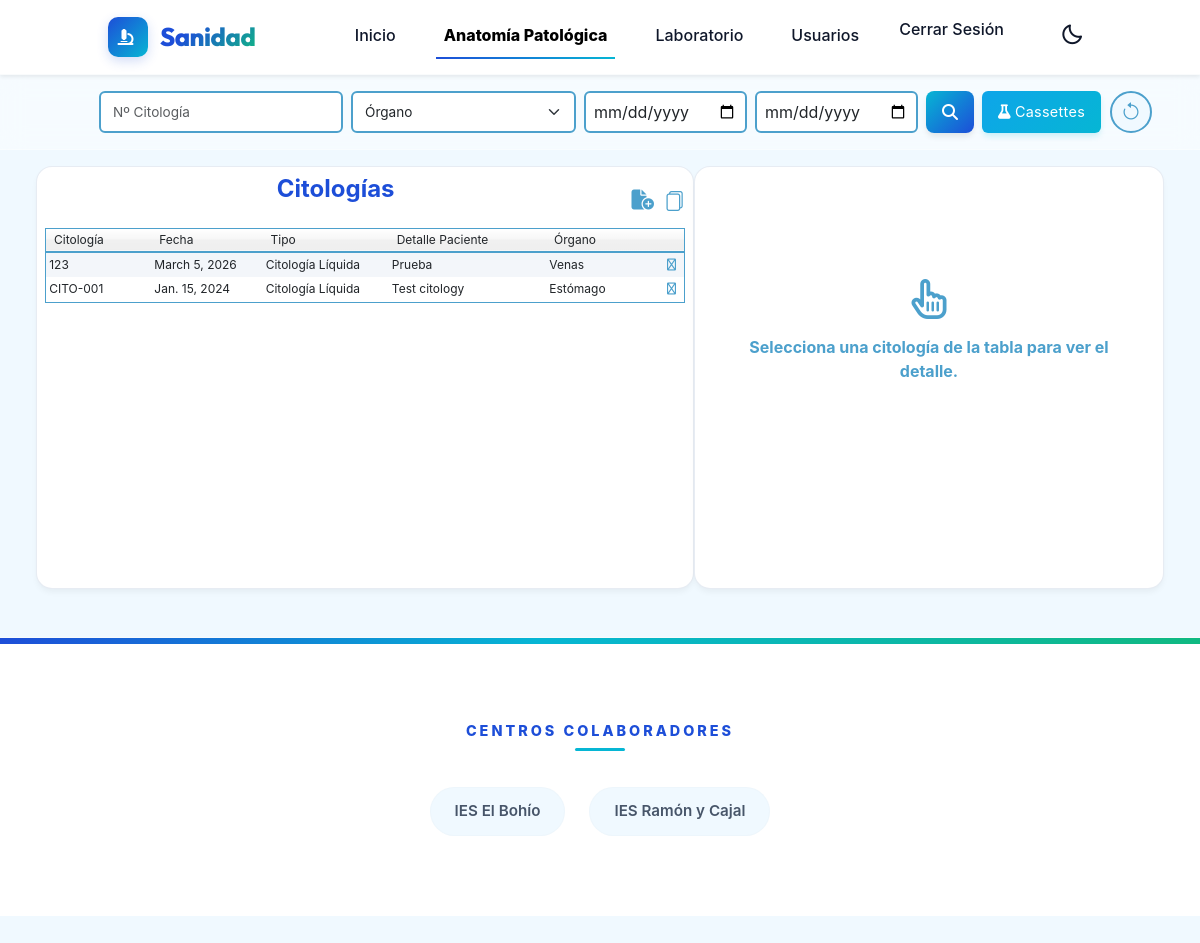
Screenshot of /citologias/ (signed in) with the database file from the repository.
### api/models.py (models this page shows)
class Citologia(models.Model):
    id_citologia = models.AutoField(primary_key=True, db_column='id')
    citologia = models.CharField(max_length=50)
    tipo_citologia = models.CharField(max_length=255)
    fecha = models.DateField()
    descripcion = models.CharField(max_length=255)
    caracteristicas = models.TextField()
    observaciones = models.TextField(null=True, blank=True)
    qr_citologia = models.CharField(max_length=255, unique=True)
    qr_imagen = models.CharField(max_length=100, null=True, blank=True)
    organo = models.CharField(max_length=255)
    tecnico = models.ForeignKey(Tecnico, on_delete=models.SET_NULL, null=True, blank=True, db_column='tecnico_id')
    class Meta:
        db_table = 'citologias'

### web/views.py (the view, shortened to what this page needs)
# urls.py: path('citologias/',                                             views.citologia_list,            name='citologias'),
@never_cache
@login_required
def citologia_list(request):
    qs = Citologia.objects.select_related('tecnico').order_by('-fecha')
    organo = request.GET.get('organo', '').strip()
    numero = request.GET.get('numero', '').strip()
    inicio = request.GET.get('inicio', '').strip()
    fin    = request.GET.get('fin', '').strip()
    sel_pk = request.GET.get('citologia', '').strip()
    if organo and organo != '*':
        qs = qs.filter(organo__icontains=organo)
    if numero:
        qs = qs.filter(citologia__icontains=numero)
    if inicio and fin:
        qs = qs.filter(fecha__gte=inicio, fecha__lte=fin)
    if not any([organo, numero, inicio, fin]):
        qs = qs[:10]
    selected = None
    muestras_con_imagenes = []
    return render(request, 'web/citologias.html', {
        'citologias':            qs,
        'selected':              selected,
        'muestras_con_imagenes': muestras_con_imagenes,
        'citologia_form':        CitologiaForm(instance=selected) if selected else CitologiaForm(),
        'nueva_citologia_form':  CitologiaForm(),
        'muestra_form':          MuestraCitologiaForm(),
        'informe_form': None,
        'filtros': {'organo': organo, 'numero': numero, 'inicio': inicio, 'fin': fin},
    })

### web/templates/web/citologias.html (shortened to what this page needs)
{% load static %}
<!DOCTYPE html>
<html lang="es">
<head>
    <link href="https://cdn.jsdelivr.net/npm/bootstrap@5.3.0-alpha3/dist/css/bootstrap.min.css" rel="stylesheet"
>
    <link rel="stylesheet" href="https://cdn.jsdelivr.net/npm/bootstrap-icons@1.10.4/font/bootstrap-icons.css">
    <link href="https://unpkg.com/boxicons@2.1.4/css/boxicons.min.css" rel="stylesheet">
    <link rel="stylesheet" href="https://cdnjs.cloudflare.com/ajax/libs/font-awesome/6.4.0/css/all.min.css">
    <link rel="stylesheet" href="{% static 'css/header.css' %}">
    <link rel="stylesheet" href="{% static 'css/footer.css' %}">
    <link rel="stylesheet" href="{% static 'css/index.css' %}">
    <link rel="stylesheet" href="{% static 'css/muestras.css' %}">
    <link rel="stylesheet" href="{% static 'css/sortable.css' %}">
    <link rel="stylesheet" href="{% static 'css/cassettes.css' %}">
    <link rel="stylesheet" href="{% static 'css/citologias.css' %}">
</head>
<body id="body">
    <nav class="nav navbar navbar-expand-lg shadow-sm sticky-top">
        <div class="container-fluid d-flex align-items-center justify-content-between px-lg-5">
            <a class="navbar-brand nav__logo-container" href="/">
                <div class="logo-box">
                    <i class="fa-solid fa-microscope" style="font-size: 1rem; margin-left: -5px;"></i>
                </div>
                <span class="nav__title">Sanidad</span>
            </a>
            <div class="collapse navbar-collapse" id="navbarNav">
                <ul class="navbar-nav ms-auto nav__list">
                    <li class="nav-item nav__item">
                        <a class="nav-link nav__link" href="/">Inicio</a>
                    </li>
                    <li class="nav-item nav__item">
                        <a class="nav-link nav__link active" href="/anatomia.html">Anatomía&nbsp;Patológica</a>
                    </li>
                    <li class="nav-item nav__item">
                        <a class="nav-link nav__link" href="/laboratorio.html">Laboratorio</a>
                    </li>
                    {% if request.user.is_staff %}
                    <li class="nav-item nav__item">
                        <a class="nav-link nav__link" href="{% url 'usuarios' %}">Usuarios</a>
                    </li>
                    {% endif %}
                    <li class="nav-item nav__item">
                        <form method="post" action="{% url 'logout' %}" style="display:inline">
                            <button type="submit" class="nav-link nav__link btn btn-link p-0 border-0 bg-transparent">
                                Cerrar Sesión
                            </button>
                        </form>
                    </li>
                    <li class="nav-item nav__item d-flex align-items-center">
                        <a href="#" id="darkModeToggle" class="nav-link nav__link ms-lg-3"
                            aria-label="Toggle Dark Mode">
                            <i class='bx bx-moon fs-4'></i>
                        </a>
                    </li>
                </ul>
            </div>
        </div>
    </nav>
    <header class="barra_org container-fluid px-5">
        <form method="get" action="{% url 'citologias' %}" id="filtroForm">
            <div class="container-fluid caja_org px-0">
                <div class="row align-items-center w-100 m-0">
                    <div class="col-auto d-flex align-items-center justify-content-center gap-2 p-0">
                        <div style="min-width: 140px;">
                            <input type="text" name="numero" value="{{ filtros.numero }}"
                                class="form-control border__color unified-filter-height" placeholder="Nº Citología"
                                style="font-size:0.85rem;">
                        </div>
                        <div style="min-width: 140px;">
                            <select name="organo" id="organos" class="form-select border__color unified-filter-height"
                                style="font-size:0.85rem;" onchange="document.getElementById('filtroForm').submit()">
                                <option disabled {% if not filtros.organo %}selected{% endif %}>Órgano</option>
                            </select>
                        </div>
                        <div class="d-flex gap-2">
                            <input type="date" name="inicio" value="{{ filtros.inicio }}"
                                class="form-control border__color unified-filter-height px-2">
                            <input type="date" name="fin" value="{{ filtros.fin }}"
                                class="form-control border__color unified-filter-height px-2"
                                onchange="document.getElementById('filtroForm').submit()">
                        </div>
                        <div>
                            <button type="submit" class="btn fondo px-3 unified-filter-height" title="Buscar">
                                <i class="fa-solid fa-magnifying-glass"></i>
                            </button>
                        </div>
                        <div>
                            <a href="{% url 'cassettes' %}" class="btn btn-switch-module px-3 unified-filter-height">
                                <i class="fa-solid fa-flask me-1"></i> Cassettes
                            </a>
                        </div>
                    </div>
                    <div class="col d-flex justify-content-end p-0">
                        <a href="{% url 'citologias' %}"
                            class="btn btn-outline-primary border__color rounded-circle d-flex align-items-center justify-content-center unified-filter-height p-0"
                            style="width:42px; background:var(--bg-light);" title="Mostrar últimas 10">
                            <i class="bi bi-arrow-counterclockwise fs-5 blue__color"></i>
                        </a>
                    </div>
                </div>
            </div>
        </form>
    </header>
    <main class="container-fluid pt-3 px-5">
        <section class="row justify-content-between">
            <div class="container__table col-12 col-lg-7 p-2 mb-3 mb-lg-0">
                <div class="title d-flex">
                    <div class="col-10 ps-5">
                        <h2 class="cassette__title">Citologías</h2>
                    </div>
                    <div class="col-2 d-flex justify-content-end align-items-center gap-2">
                        <button type="button" class="btn m-0 p-0 icono__efect" id="btnformnuevacitologia">
                            <i title="Nueva Citología"
                                class="m-0 p-0 fa-solid fa-file-circle-plus blue__color--negrita fs-5"></i>
                        </button>
                        <a href="{% url 'citologias' %}?organo=*" class="btn m-0 p-0 icono__efect">
                            <i class="bi bi-files blue__color--negrita fs-5 m-0 p-0"
                                title="Mostrar todas las Citologías"></i>
                        </a>
                    </div>
                </div>
                <div class="tablecassette__scroll">
                    <table class="table sortable-theme-finder" data-sortable>
                        <thead>
                            <tr>
                                <th scope="col">Citología</th>
                                <th scope="col">Fecha</th>
                                <th scope="col">Tipo</th>
                                <th scope="col">Detalle Paciente</th>
                                <th scope="col">Órgano</th>
                                <th data-sortable="false"></th>
                            </tr>
                        </thead>
                        <tbody class="table-group-divider">
                            {% for cit in citologias %}
                            <tr class="{% if selected and cit.pk == selected.pk %}table-active{% endif %}"
                                style="cursor:pointer"
                                onclick="location.href='{% url 'citologias' %}?citologia={{ cit.pk }}'">
                                <td>{{ cit.citologia }}</td>
                                <td>{{ cit.fecha }}</td>
                                <td>{{ cit.tipo_citologia }}</td>
                                <td>{{ cit.descripcion|truncatechars:30 }}</td>
                                <td>{{ cit.organo }}</td>
                                <td class="text-end pe-2">
                                    <i class="fa-solid fa-chevron-right blue__color"></i>
                                </td>
                            </tr>
                            {% empty %}
                            <tr>
                                <td colspan="6" class="text-center text-muted py-4">No hay citologías.</td>
                            </tr>
                            {% endfor %}
                        </tbody>
                    </table>
                </div>
            </div>
            <section class="cassette col-12 col-lg-5" id="citologia">
                {% if selected %}
                <div class="p-2">
                    <div class="d-flex flex-wrap justify-content-between align-items-center">
                        <h2 class="cassette__title text-center">Detalle Citología:</h2>
                        <span class="blue__color cassette__num">{{ selected.citologia }}</span>
                        <div class="d-flex pt-2 align-items-start">
                            <div data-bs-toggle="modal" data-bs-target="#eliminarCitologiaModal" style="cursor:pointer">
                                <i title="Borrar Citología"
                                    class="fa-solid fa-trash-can cassette__icon cassette__icon--infocassette"></i>
                            </div>
                            <div id="btnformmodificarcitologia" style="cursor:pointer">
                                <i title="Modificar Citología"
                                    class="fa-solid fa-file-pen cassette__icon cassette__icon--infocassette"></i>
                            </div>
                            <div id="btnVerQR" style="cursor:pointer" data-bs-toggle="modal" data-bs-target="#qrCitologiaModal">
                                <i title="Ver QR" class="fa-solid fa-qrcode cassette__icon cassette__icon--infocassette"></i>
                            </div>
                        </div>
                    </div>
                    <section class="list-group list-group-flush mt-3">
                        <div class="d-flex px-3 justify-content-between">
                            <li class="blue__color--negrita">Detalle / Nombre Paciente:
                                <span class="blue__color cassette__text">{{ selected.descripcion }}</span>
                            </li>
                        </div>
                        <hr class="m-1">
                        <div class="d-flex px-3 justify-content-between">
                            <li class="blue__color--negrita">Tipo:
                                <span class="blue__color cassette__text">{{ selected.tipo_citologia }}</span>
                            </li>
                            <li class="blue__color--negrita">Órgano:
                                <span class="blue__color cassette__text">{{ selected.organo }}</span>
                            </li>
                            <li class="blue__color--negrita">Fecha:
                                <span class="blue__color cassette__text">{{ selected.fecha }}</span>
                            </li>
                        </div>
                        <li class="list-group-item blue__color--negrita">Descripción Macroscópica:
                            <p class="blue__color cassette__text">{{ selected.caracteristicas }}</p>
                        </li>
                        <li class="list-group-item blue__color--negrita">Observaciones:
                            <p class="blue__color cassette__text">{{ selected.observaciones }}</p>
                        </li>
                        {% if selected.descripcion_microscopica %}
                        <li class="list-group-item blue__color--negrita">Descripción Microscópica:
                            <p class="blue__color cassette__text">{{ selected.descripcion_microscopica }}</p>
                        </li>
                        {% endif %}
                        {% if selected.diagnostico_final %}
                        <li class="list-group-item blue__color--negrita">Diagnóstico Final:
                            <p class="blue__color cassette__text">{{ selected.diagnostico_final }}</p>
                        </li>
                        {% endif %}
                        {% if selected.patologo_responsable %}
                        <li class="list-group-item blue__color--negrita">Patólogo Responsable:
                            <span class="blue__color cassette__text">{{ selected.patologo_responsable }}</span>
                        </li>
                        {% endif %}
                    </section>
                </div>
                {% else %}
                <div class="p-4 text-center" style="margin-top:4rem;">
                    <i class="fa-regular fa-hand-pointer blue__color fs-1 d-block mb-3"></i>
                    <p class="blue__color--negrita">Selecciona una citología de la tabla para ver el detalle.</p>
                </div>
                {% endif %}
            </section>
        </section>
    </main>
    <footer class="footer mt-5">
        <div class="footer-container">
            <div class="footer__box footer__menu text-center">
                <h3 class="footer__title">Centros Colaboradores</h3>
                <section class="links d-flex justify-content-center flex-wrap gap-4">
                    <a href="https://www.iesbohio.es/web/" target="_blank" class="column__link">IES El Bohío</a>
                    <a href="https://www.iesryc.org/" target="_blank" class="column__link">IES Ramón y Cajal</a>
                </section>
            </div>
        </div>
    </footer>
</body>
</html>

### rows the page displays
Citologia: citologia "123", fecha "March 5, 2026", tipo_citologia "Citología Líquida", descripcion "Prueba", organo "Venas"
Citologia: citologia "CITO-001", fecha "Jan. 15, 2024", tipo_citologia "Citología Líquida", descripcion "Test citology", organo "Estómago"
